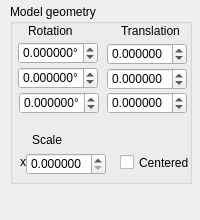
<?xml version="1.0" encoding="UTF-8"?>
<ui version="4.0">
 <class>DockWidgetModel</class>
 <widget class="QDockWidget" name="DockWidgetModel">
  <property name="geometry">
   <rect>
    <x>0</x>
    <y>0</y>
    <width>200</width>
    <height>220</height>
   </rect>
  </property>
  <property name="minimumSize">
   <size>
    <width>200</width>
    <height>220</height>
   </size>
  </property>
  <property name="maximumSize">
   <size>
    <width>200</width>
    <height>524287</height>
   </size>
  </property>
  <property name="allowedAreas">
   <set>Qt::LeftDockWidgetArea|Qt::RightDockWidgetArea</set>
  </property>
  <property name="windowTitle">
   <string>Model properties</string>
  </property>
  <widget class="QWidget" name="dockWidgetContents">
   <widget class="QGroupBox" name="groupBoxModel">
    <property name="geometry">
     <rect>
      <x>10</x>
      <y>4</y>
      <width>182</width>
      <height>180</height>
     </rect>
    </property>
    <property name="title">
     <string>Model geometry</string>
    </property>
    <widget class="QCheckBox" name="checkCentered">
     <property name="geometry">
      <rect>
       <x>110</x>
       <y>150</y>
       <width>70</width>
       <height>17</height>
      </rect>
     </property>
     <property name="text">
      <string>Centered</string>
     </property>
    </widget>
    <widget class="QLabel" name="label_3">
     <property name="geometry">
      <rect>
       <x>22</x>
       <y>128</y>
       <width>34</width>
       <height>16</height>
      </rect>
     </property>
     <property name="text">
      <string>Scale</string>
     </property>
    </widget>
    <widget class="QLabel" name="label_2">
     <property name="geometry">
      <rect>
       <x>111</x>
       <y>19</y>
       <width>60</width>
       <height>16</height>
      </rect>
     </property>
     <property name="text">
      <string>Translation</string>
     </property>
    </widget>
    <widget class="QDoubleSpinBox" name="spinRotX">
     <property name="geometry">
      <rect>
       <x>8</x>
       <y>38</y>
       <width>80</width>
       <height>22</height>
      </rect>
     </property>
     <property name="suffix">
      <string>°</string>
     </property>
     <property name="decimals">
      <number>6</number>
     </property>
     <property name="minimum">
      <double>-180.000000000000000</double>
     </property>
     <property name="maximum">
      <double>180.099999999999994</double>
     </property>
     <property name="singleStep">
      <double>0.100000000000000</double>
     </property>
    </widget>
    <widget class="QLabel" name="label">
     <property name="geometry">
      <rect>
       <x>18</x>
       <y>20</y>
       <width>46</width>
       <height>13</height>
      </rect>
     </property>
     <property name="text">
      <string>Rotation</string>
     </property>
    </widget>
    <widget class="QLabel" name="label_4">
     <property name="geometry">
      <rect>
       <x>10</x>
       <y>150</y>
       <width>16</width>
       <height>16</height>
      </rect>
     </property>
     <property name="text">
      <string>x</string>
     </property>
    </widget>
    <widget class="QDoubleSpinBox" name="spinRotY">
     <property name="geometry">
      <rect>
       <x>8</x>
       <y>63</y>
       <width>80</width>
       <height>22</height>
      </rect>
     </property>
     <property name="suffix">
      <string>°</string>
     </property>
     <property name="decimals">
      <number>6</number>
     </property>
     <property name="minimum">
      <double>-180.000000000000000</double>
     </property>
     <property name="maximum">
      <double>180.099999999999994</double>
     </property>
     <property name="singleStep">
      <double>0.100000000000000</double>
     </property>
    </widget>
    <widget class="QDoubleSpinBox" name="spinRotZ">
     <property name="geometry">
      <rect>
       <x>9</x>
       <y>88</y>
       <width>80</width>
       <height>22</height>
      </rect>
     </property>
     <property name="suffix">
      <string>°</string>
     </property>
     <property name="decimals">
      <number>6</number>
     </property>
     <property name="minimum">
      <double>-180.000000000000000</double>
     </property>
     <property name="maximum">
      <double>180.099999999999994</double>
     </property>
     <property name="singleStep">
      <double>0.100000000000000</double>
     </property>
    </widget>
    <widget class="QDoubleSpinBox" name="spinTransX">
     <property name="geometry">
      <rect>
       <x>97</x>
       <y>39</y>
       <width>80</width>
       <height>22</height>
      </rect>
     </property>
     <property name="decimals">
      <number>6</number>
     </property>
     <property name="minimum">
      <double>-999999999.000000000000000</double>
     </property>
     <property name="maximum">
      <double>999999999.000000000000000</double>
     </property>
     <property name="singleStep">
      <double>0.100000000000000</double>
     </property>
    </widget>
    <widget class="QDoubleSpinBox" name="spinTransY">
     <property name="geometry">
      <rect>
       <x>97</x>
       <y>64</y>
       <width>80</width>
       <height>22</height>
      </rect>
     </property>
     <property name="decimals">
      <number>6</number>
     </property>
     <property name="minimum">
      <double>-999999999.000000000000000</double>
     </property>
     <property name="maximum">
      <double>999999999.000000000000000</double>
     </property>
     <property name="singleStep">
      <double>0.100000000000000</double>
     </property>
    </widget>
    <widget class="QDoubleSpinBox" name="spinTransZ">
     <property name="geometry">
      <rect>
       <x>97</x>
       <y>88</y>
       <width>80</width>
       <height>22</height>
      </rect>
     </property>
     <property name="decimals">
      <number>6</number>
     </property>
     <property name="minimum">
      <double>-999999999.000000000000000</double>
     </property>
     <property name="maximum">
      <double>999999999.000000000000000</double>
     </property>
     <property name="singleStep">
      <double>0.100000000000000</double>
     </property>
    </widget>
    <widget class="QDoubleSpinBox" name="spinScale">
     <property name="geometry">
      <rect>
       <x>16</x>
       <y>149</y>
       <width>80</width>
       <height>22</height>
      </rect>
     </property>
     <property name="decimals">
      <number>6</number>
     </property>
     <property name="maximum">
      <double>360.000000000000000</double>
     </property>
     <property name="singleStep">
      <double>0.100000000000000</double>
     </property>
    </widget>
   </widget>
  </widget>
 </widget>
 <resources/>
 <connections/>
 <slots>
  <slot>updateModelRotX()</slot>
 </slots>
</ui>
